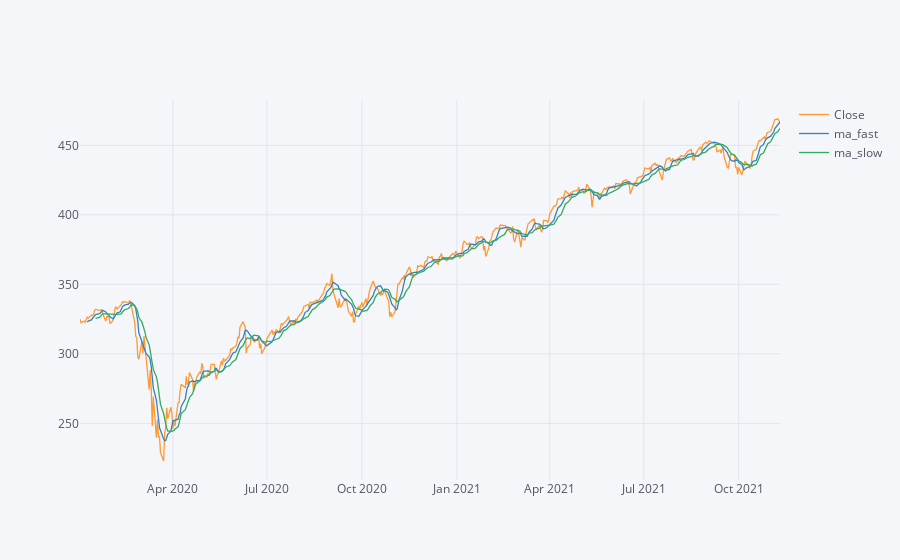

The code cell stored with this chart in its notebook:
### Code cell
fast_trend = df.Open.rolling(window=short_trend_days).mean()
slow_trend = df.Open.rolling(window=long_trend_days).mean()

df['ma_fast'] = fast_trend
df['ma_slow'] = slow_trend
df[['Close','ma_fast','ma_slow']].iplot()

### Figure 1 — Plotly figure (JSON) as saved in the notebook; plotly's stock layout.template omitted (floating-point values rounded to 4 significant figures; data arrays with more than 128 entries replaced by an {"elided": "..."} marker saying what was removed)
{"data": [{"name": "Close", "text": "", "mode": "lines", "y": {"elided": "470 float values"}, "x": {"elided": "470 str values"}, "line": {"color": "rgba(255, 153, 51, 1.0)", "dash": "solid", "shape": "linear", "width": 1.3}, "type": "scatter"}, {"name": "ma_fast", "text": "", "mode": "lines", "y": {"elided": "470 mixed values"}, "x": {"elided": "470 str values"}, "line": {"color": "rgba(55, 128, 191, 1.0)", "dash": "solid", "shape": "linear", "width": 1.3}, "type": "scatter"}, {"name": "ma_slow", "text": "", "mode": "lines", "y": {"elided": "470 mixed values"}, "x": {"elided": "470 str values"}, "line": {"color": "rgba(50, 171, 96, 1.0)", "dash": "solid", "shape": "linear", "width": 1.3}, "type": "scatter"}], "layout": {"title": {"font": {"color": "#4D5663"}}, "paper_bgcolor": "#F5F6F9", "plot_bgcolor": "#F5F6F9", "yaxis": {"tickfont": {"color": "#4D5663"}, "zerolinecolor": "#E1E5ED", "title": {"text": "", "font": {"color": "#4D5663"}}, "gridcolor": "#E1E5ED", "showgrid": true}, "xaxis": {"tickfont": {"color": "#4D5663"}, "zerolinecolor": "#E1E5ED", "title": {"text": "", "font": {"color": "#4D5663"}}, "gridcolor": "#E1E5ED", "showgrid": true}, "legend": {"bgcolor": "#F5F6F9", "font": {"color": "#4D5663"}}}}
